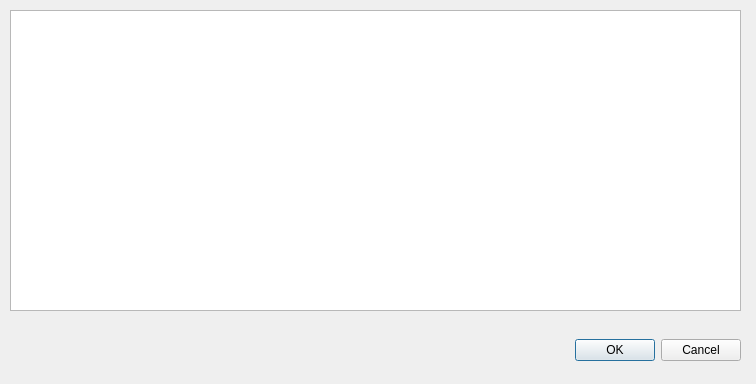
<?xml version="1.0" encoding="UTF-8"?>
<ui version="4.0">
 <class>SelectedDirsDialog</class>
 <widget class="QDialog" name="SelectedDirsDialog">
  <property name="geometry">
   <rect>
    <x>0</x>
    <y>0</y>
    <width>756</width>
    <height>384</height>
   </rect>
  </property>
  <property name="windowTitle">
   <string>Dialog</string>
  </property>
  <widget class="QDialogButtonBox" name="buttonBox">
   <property name="geometry">
    <rect>
     <x>390</x>
     <y>330</y>
     <width>351</width>
     <height>41</height>
    </rect>
   </property>
   <property name="orientation">
    <enum>Qt::Horizontal</enum>
   </property>
   <property name="standardButtons">
    <set>QDialogButtonBox::Cancel|QDialogButtonBox::Ok</set>
   </property>
  </widget>
  <widget class="QListView" name="listView">
   <property name="geometry">
    <rect>
     <x>10</x>
     <y>10</y>
     <width>731</width>
     <height>301</height>
    </rect>
   </property>
  </widget>
 </widget>
 <resources/>
 <connections>
  <connection>
   <sender>buttonBox</sender>
   <signal>rejected()</signal>
   <receiver>SelectedDirsDialog</receiver>
   <slot>reject()</slot>
   <hints>
    <hint type="sourcelabel">
     <x>316</x>
     <y>260</y>
    </hint>
    <hint type="destinationlabel">
     <x>286</x>
     <y>274</y>
    </hint>
   </hints>
  </connection>
  <connection>
   <sender>buttonBox</sender>
   <signal>accepted()</signal>
   <receiver>SelectedDirsDialog</receiver>
   <slot>accept()</slot>
   <hints>
    <hint type="sourcelabel">
     <x>248</x>
     <y>254</y>
    </hint>
    <hint type="destinationlabel">
     <x>157</x>
     <y>274</y>
    </hint>
   </hints>
  </connection>
 </connections>
</ui>
